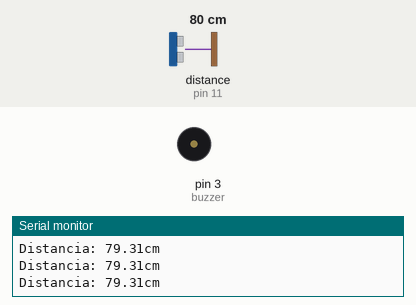
The sketch below on a simulated Arduino Uno, built with avr-gcc and run on an emulated ATmega328P. Parts: buzzer (waves = sounding), the last lines printed to the serial monitor. Wiring (inferred from the names in the program): ultrasonic range finder: trigger pin 12; echo pin 11. The inputs (shaded band) are chosen by the test bench; at power-on: distance to the obstacle (sensor on pin 11) 80 cm. The echo pulse lasts 58.3 µs per cm.

Above: at 1.2 s.
1.3 s: distance to the obstacle (sensor on pin 11) set to 35 cm
At 2.2 s:
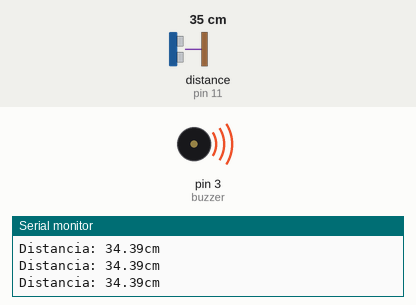
2.9 s: distance to the obstacle (sensor on pin 11) set to 9 cm
Timing chart, 0 to 5.9 s (numbered marks = the images above; inputs shaded):
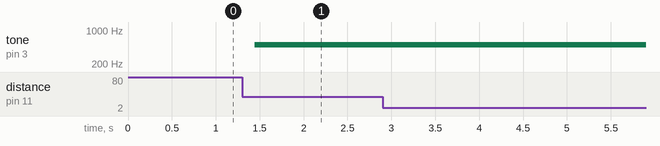

The sketch:

Alarme.ino
```cpp
const int trigPin = 12;
const int echoPin = 11;
const int buzzer = 3;
const int disMin = 50; // em centimetros


void setup() {
  pinMode(trigPin, OUTPUT);
  pinMode(echoPin, INPUT);
  pinMode(buzzer, OUTPUT);
  Serial.begin(9600);
}

void loop() {
  float dur, dis;

  // Gera um pulso do sonar de 10 microsegundos
  digitalWrite(trigPin, HIGH);
  delayMicroseconds(10);
  digitalWrite(trigPin, LOW);
  //

  dur = pulseIn(echoPin, HIGH); // mede a distancia pelo pulso da entrada echo

  dis = 0.017 * dur; // calculo da distancia para centímetros

  if(dis < disMin)
   tone(buzzer, 500); //Liga o alarme caso chego abaixo dos 50 cms
  else
    noTone(buzzer);


  Serial.print("Distancia: ");
  Serial.print(dis);
  Serial.println("cm");
  delay(200);
}
```

Measured:
- after the input at 1.3 s, tone on pin 3 (buzzer): silent → 500 Hz after 0.14 s
